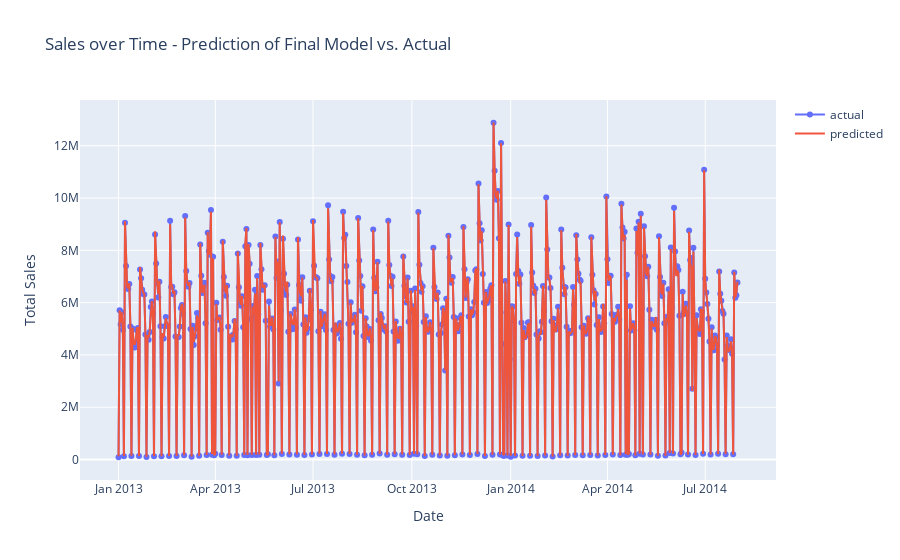

Source (notebook cell):
### Code cell
import plotly.express as px
import plotly.graph_objects as go

fig = go.Figure()
fig.add_trace(go.Scatter(x=result['Date'], y=result['actual'],
                    mode='lines+markers',
                    name='actual'))

fig.add_trace(go.Scatter(x=result['Date'], y=result['pred'],
                    mode='lines',
                    name='predicted'))
# Edit the layout
fig.update_layout(title='Sales over Time - Prediction of Final Model vs. Actual',
                   xaxis_title='Date',
                   yaxis_title='Total Sales')
fig.show()

### Figure 1 — Plotly figure (JSON) as saved in the notebook; plotly's stock layout.template omitted (floating-point values rounded to 4 significant figures; data arrays with more than 128 entries replaced by an {"elided": "..."} marker saying what was removed)
{"data": [{"mode": "lines+markers", "name": "actual", "type": "scatter", "x": {"elided": "577 str values"}, "y": {"elided": "577 int values"}}, {"mode": "lines", "name": "predicted", "type": "scatter", "x": {"elided": "577 str values"}, "y": {"elided": "577 float values"}}], "layout": {"title": {"text": "Sales over Time - Prediction of Final Model vs. Actual"}, "xaxis": {"title": {"text": "Date"}}, "yaxis": {"title": {"text": "Total Sales"}}}}
